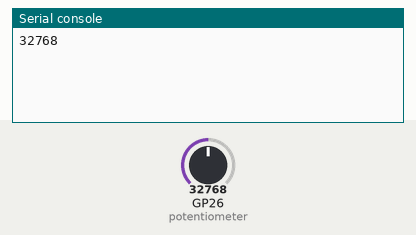
Recording of a program running on a simulated Raspberry Pi Pico running CircuitPython. Parts: the last lines printed to the serial console. The test bench sets the inputs (shaded band); at power-on: GP26 (potentiometer) = 32768 (analog values on the 0–65535 scale).

Above: at 1.2 s.
1.3 s: GP26 (potentiometer) set to 45874
At 2.3 s:
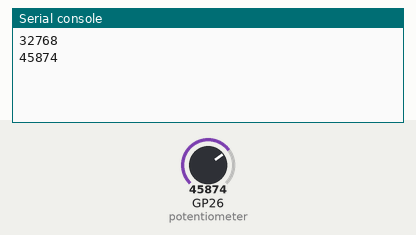
4.0 s: GP26 (potentiometer) set to 57670
At 5.1 s:
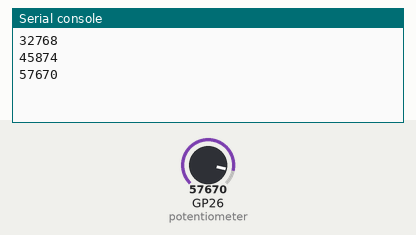
Timing chart, 0 to 7.0 s (numbered marks = the images above; inputs shaded):
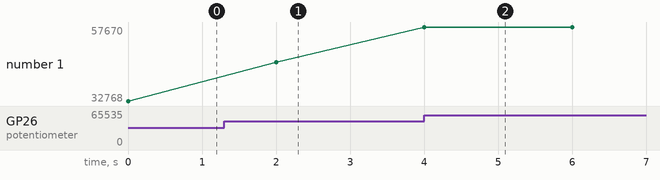

The program:

Ejercicio_9.py
```python
# Ejercicio #9.
# Componentes utilizados: Potentiometer.
# Alumno: Jesus Pablo Ramirez Villa.
# Materia: Sistemas Programables.
# Docente: Rene Solis Reyes.
import time
import board
import analogio

potentiometer = analogio.AnalogIn(board.GP26)

while True:
    print(potentiometer.value)
    time.sleep(2)
```

Measured:
- after the input at 1.3 s, the serial console: prints a new line after 0.70 s (image 1)
- after the input at 4.0 s, the serial console: prints a new line at once (image 2)
- plotted number 1: 32768 → 45874 after the input at 1.3 s, 45874 → 57670 after the input at 4.0 s
